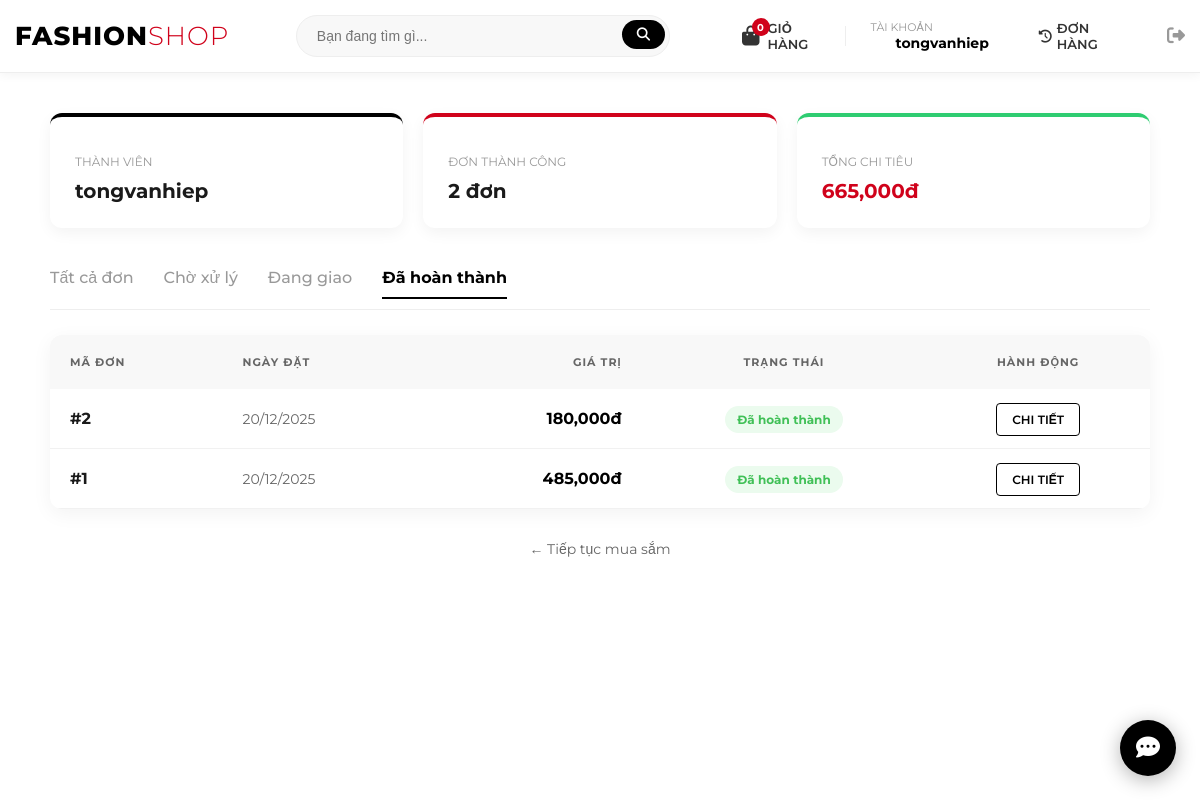
Page /profile.php?status=Đã+hoàn+thành (signed in) on the committed database.
### tables this page shows
CREATE TABLE `orders` (
  `id` int(11) NOT NULL,
  `user_id` int(11) DEFAULT NULL,
  `total_price` decimal(10,2) DEFAULT NULL,
  `status` varchar(50) DEFAULT 'Pending',
  `created_at` timestamp NOT NULL DEFAULT current_timestamp()
);

### public/profile.php (the view, shortened to what this page needs)
<?php
require_once __DIR__ . '/../src/bootstrap.php';
$user_id = $_SESSION['user_id'];
$status_filter = $_GET['status'] ?? 'all';
$sql = "SELECT * FROM orders WHERE user_id = ?";
$params = [$user_id];
if ($status_filter !== 'all') {
    $sql .= " AND status = ?";
    $params[] = $status_filter;
}
$sql .= " ORDER BY created_at DESC";
$stmt = $pdo->prepare($sql);
$stmt->execute($params);
$my_orders = $stmt->fetchAll();
$stmt_stat = $pdo->prepare("SELECT SUM(total_price) as total_spent, COUNT(*) as completed_count
                            FROM orders WHERE user_id = ? AND status = 'Đã hoàn thành'");
$stmt_stat->execute([$user_id]);
$stat = $stmt_stat->fetch();
include __DIR__ . '/../templates/partials/header.php';
?>
<div class="container" style="max-width: 1100px; margin: 40px auto; padding: 0 15px; font-family: 'Montserrat', sans-serif;">
    <div style="display: grid; grid-template-columns: 1fr 1fr 1fr; gap: 20px; margin-bottom: 40px;">
        <div style="background: #fff; padding: 25px; border-radius: 12px; box-shadow: 0 5px 15px rgba(0,0,0,0.05); border-top: 4px solid #000;">
            <p style="color: #999; font-size: 12px; text-transform: uppercase; margin-bottom: 10px;">Thành viên</p>
            <h3 style="margin: 0; font-size: 20px;"><?= htmlspecialchars($_SESSION['username']) ?></h3>
        </div>
        <div style="background: #fff; padding: 25px; border-radius: 12px; box-shadow: 0 5px 15px rgba(0,0,0,0.05); border-top: 4px solid #d0021b;">
            <p style="color: #999; font-size: 12px; text-transform: uppercase; margin-bottom: 10px;">Đơn thành công</p>
            <h3 style="margin: 0; font-size: 20px;"><?= $stat['completed_count'] ?? 0 ?> đơn</h3>
        </div>
        <div style="background: #fff; padding: 25px; border-radius: 12px; box-shadow: 0 5px 15px rgba(0,0,0,0.05); border-top: 4px solid #2ecc71;">
            <p style="color: #999; font-size: 12px; text-transform: uppercase; margin-bottom: 10px;">Tổng chi tiêu</p>
            <h3 style="margin: 0; font-size: 20px; color: #d0021b;"><?= number_format($stat['total_spent'] ?? 0) ?>đ</h3>
        </div>
    </div>
    <div style="display: flex; gap: 30px; border-bottom: 1px solid #eee; margin-bottom: 25px; padding-bottom: 10px;">
        <?php
        $tabs = [
            'all' => 'Tất cả đơn',
            'Chờ xử lý' => 'Chờ xử lý',
            'Đang giao' => 'Đang giao',
            'Đã hoàn thành' => 'Đã hoàn thành'
        ];
        foreach ($tabs as $key => $label):
            $isActive = ($status_filter === $key);
        ?>
            <a href="profile.php?status=<?= urlencode($key) ?>"
               style="text-decoration: none;
                      color: <?= $isActive ? '#000' : '#999' ?>;
                      font-weight: <?= $isActive ? '700' : '500' ?>;
                      border-bottom: <?= $isActive ? '2px solid #000' : 'none' ?>;
                      padding-bottom: 10px;
                      transition: 0.3s;">
                <?= $label ?>
            </a>
        <?php endforeach; ?>
    </div>
    <div style="background: #fff; border-radius: 12px; overflow: hidden; box-shadow: 0 5px 20px rgba(0,0,0,0.05);">
        <table style="width: 100%; border-collapse: collapse;">
            <thead>
                <tr style="background: #f8f8f8; color: #666; font-size: 11px; text-transform: uppercase; letter-spacing: 1px;">
                    <th style="padding: 20px; text-align: left;">Mã đơn</th>
                    <th style="padding: 20px; text-align: left;">Ngày đặt</th>
                    <th style="padding: 20px; text-align: right;">Giá trị</th>
                    <th style="padding: 20px; text-align: center;">Trạng thái</th>
                    <th style="padding: 20px; text-align: center;">Hành động</th>
                </tr>
            </thead>
            <tbody>
                <?php if (count($my_orders) > 0): ?>
                    <?php foreach ($my_orders as $o): ?>
                    <tr style="border-bottom: 1px solid #f1f1f1;">
                        <td style="padding: 20px; font-weight: 700;">#<?= $o['id'] ?></td>
                        <td style="padding: 20px; color: #666; font-size: 14px;"><?= date('d/m/Y', strtotime($o['created_at'])) ?></td>
                        <td style="padding: 20px; text-align: right; font-weight: 700; color: #000;"><?= number_format($o['total_price']) ?>đ</td>
                        <td style="padding: 20px; text-align: center;">
                            <?php
                                $bg = "#eee"; $cl = "#777";
                                if($o['status'] == 'Chờ xử lý') { $bg = "#fff9db"; $cl = "#f59f00"; }
                                elseif($o['status'] == 'Đang giao') { $bg = "#e7f5ff"; $cl = "#228be6"; }
                                elseif($o['status'] == 'Đã hoàn thành') { $bg = "#ebfbee"; $cl = "#40c057"; }
                            ?>
                            <span style="background: <?= $bg ?>; color: <?= $cl ?>; padding: 6px 12px; border-radius: 20px; font-size: 12px; font-weight: 700;">
                                <?= $o['status'] ?>
                            </span>
                        </td>
                        <td style="padding: 20px; text-align: center;">
                            <a href="order_details.php?id=<?= $o['id'] ?>" style="text-decoration: none; border: 1px solid #000; color: #000; padding: 8px 15px; border-radius: 4px; font-size: 12px; font-weight: 600;">
                                CHI TIẾT
                            </a>
                        </td>
                    </tr>
                    <?php endforeach; ?>
                <?php endif; ?>
            </tbody>
        </table>
    </div>
    <div style="margin-top: 30px; text-align: center;">
        <a href="index.php" style="color: #666; text-decoration: none; font-size: 14px;">← Tiếp tục mua sắm</a>
    </div>
</div>
<?php include __DIR__ . '/../templates/partials/footer.php'; ?>

### public/assets/css/style.css (style rules this page uses)
:root { --main-color: #1a1a1a; --accent-color: #ff4757; --text-muted: #777; --border-color: #eee; }
body { font-family: 'Montserrat', sans-serif; color: var(--main-color); background-color: #fff; margin: 0; }

### templates/partials/header.php (style rules this page uses)
body { font-family: 'Montserrat', sans-serif; }

### rows in the picture
orders: id "2", created_at "20/12/2025", total_price "180,000", status "Đã hoàn thành"
orders: id "1", created_at "20/12/2025", total_price "485,000", status "Đã hoàn thành"

### other values in the picture
$total_items "0"
$_SESSION['username'] "tongvanhiep"
$stat['completed_count'] "2"
$stat['total_spent'] "665,000"
$label "Tất cả đơn"
$label "Chờ xử lý"
$label "Đang giao"
$label "Đã hoàn thành"
